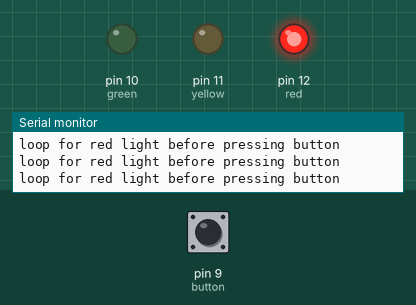
This sketch was run on a simulated Arduino Uno, built with avr-gcc and run on an emulated ATmega328P. On the bench: output pins drawn as LEDs (lit = HIGH), the last lines printed to the serial monitor. The test bench sets the inputs (shaded band); at power-on: pin 9 (button) LOW.

Above: at 3.8 s.
3.9 s: pin 9 (button) pulled HIGH for 1.6 s
At 5.1 s:
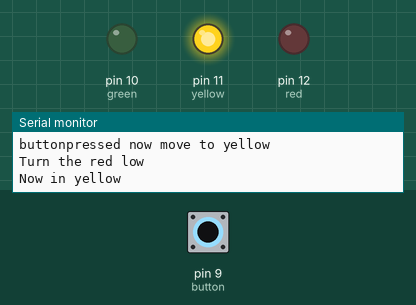
At 6.6 s:
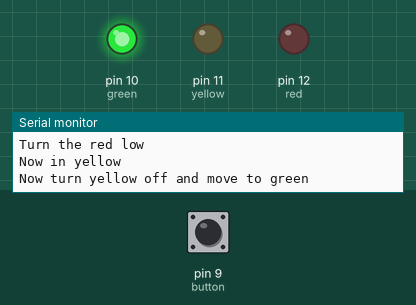
10.2 s: pin 9 (button) pulled HIGH for 1.6 s
Timing chart, 0 to 21.5 s (numbered marks = the images above; inputs shaded):
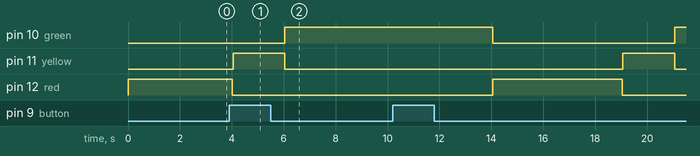

Measured:
- after the input at 3.9 s, pin 10 (green): LOW → HIGH after 2.1 s instead of 3.1 s; pin 12 (red): HIGH → LOW after 0.11 s instead of 1.1 s

The sketch:

traffic_light_with_bus_button.ino
```cpp
int red = 12;
int yellow = 11;
int green = 10;
int button =9;
int buttonState = 0;
const int redstate=0;
const int yellowstate=1;
const int greenstate=2;
int currentstate=0;
int buttonpressed=0;


void setup()
{
  Serial.begin(9600);
  pinMode(red, OUTPUT);
  pinMode(yellow, OUTPUT);
  pinMode(green, OUTPUT);
  pinMode(button, INPUT);
  //digitalWrite(red,HIGH);//light should stay green unless somebody press the button
  //delay(3000);

}

void loop()
{

 switch(currentstate)
 {

  case redstate:
   //Serial.println(currentstate);
   digitalWrite(red, HIGH);
   Serial.println("make the red light high");
   for(int i=0; i<5;i++)
   {

     delay(1000);
     Serial.println("loop for red light before pressing button");
     buttonpressed = digitalRead(button);
       //Serial.println(button);

     if(buttonpressed==HIGH)
     {

       Serial.println("buttonpressed now move to yellow");
       currentstate=2;
       digitalWrite(red,LOW);
       break;
     }
   }
   currentstate=1;
   digitalWrite(red,LOW);
   Serial.println("Turn the red low");
   break;


 case  yellowstate :
   Serial.println("Now in yellow");
     digitalWrite(yellow,HIGH);
     delay(2000);
     currentstate=2;
   Serial.println("Now turn yellow off and move to green");
     digitalWrite(yellow,LOW);

   break;

  case greenstate:
   digitalWrite(green, HIGH);
   for(int i=0;i<5;i++)
   {
   delay(1000);

   Serial.println("loop for green before pressing the button");
   if(digitalRead(button)==HIGH)
   {

     Serial.println("button pressed");
   for(int j=0;j<3;j++)
   {
   	delay(1000);
     Serial.println("loop after pressing buttonState");
   }
   }
   }
   currentstate= 0;
   digitalWrite(green ,LOW);
   break;
 }
 }
```
